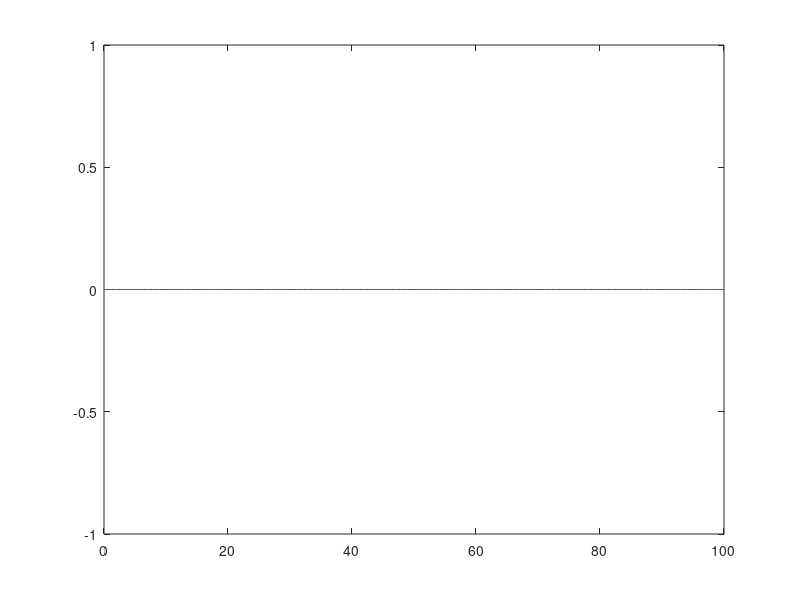

Recreate this plot in MATLAB.
clear;
clc;

%% Inputs %%
% name      =  input('What is your name?\n','s');
% ts_input  =  input('What is the unit time-step in millisecond?\n'); % time-step
% ts        =  ts_input;  % time_step in millisecond
% 
% I_inj_comp =  input('What is the magnitude (A/cm^2) and duration (ms) of the injected current?\ne.g.)[mag dur] and 0 < dur < 100 \n'); % components of I_inj
% mag_I_inj  =  I_inj_comp(1);  % Magnitude of the injected current (A/cm^2)
% dur_I_inj  =  I_inj_comp(2);  % Duration of the injected current (ms)

ts=1;
mag_I_inj=0;
dur_I_inj=0;


%% Simulation time %%

tt       =  100;              % Total simulation time (ms)
t_range  =  0:ts:tt;          % Time range vector
len      =  length(t_range);  % Length of the t_range vector


%% Vectorization of the injected current %%

I_inj  =  zeros(1,len);   % Creates the same size of a vector as t_range

for ll=1:ceil(dur_I_inj/ts)  % Feeds the value into I_inj vector for the duration of the time
    
    I_inj(ll)  =  mag_I_inj;
    ll=ll+1;
end

        
%% Constants Defintion %%

g_K_bar   =  36;     % Maximum conductance of K (mS/cm^2) 
g_Na_bar  =  120;    % Maximum conductance of Na (mS/cm^2) 
g_L_bar   =  0.3;    % Maximum conductance of L (mS/cm^2) 

E_K   =  -12;        % Nernst Potential of K (mV) 
E_Na  =  115;        % Nernst Potential of Na (mV) 
E_L   =  10.6;       % Nernst Potential of L (mV) 

V_rest  =  -70;     % Membrane Rest Potential (mV) 

C_m  =  1.0;  % Membrane capacitance (uF/cm^2) 


%% Initial conditions %%

V_m(1)=V_rest; % Vm = Vrest at t=0

m_alpha(1)=  0.1*((25-V_m(1))/(exp((25-V_m(1))/10)-1));   % Gating variable of m
m_beta(1) =  4*exp(-V_m(1)/18);                           % Gating variable of m
n_alpha(1)=  0.01*((10-V_m(1))/(exp((10-V_m(1))/10)-1));  % Gating variable of n
n_beta(1) =  0.125*exp(-V_m(1)/80);                       % Gating variable of n
h_alpha(1)=  0.07*exp(-V_m(1)/20);                        % Gating variable of h
h_beta(1) =  1/(exp((30-V_m(1))/10)+1);                   % Gating variable of h

m(1) =  m_alpha(1)/(m_alpha(1)+m_beta(1)); % m
n(1) =  n_alpha(1)/(n_alpha(1)+n_beta(1)); % n
h(1) =  h_alpha(1)/(h_alpha(1)+h_beta(1)); % h

% I_Na(1)  =  m(1)^3*g_Na_bar*h(1)*(V_m-E_Na);  % Sodium channel current (uA/cm^2)
% I_K(1)   =  n(1)^4*g_K_bar*(V_m-E_k);         % Potassium channel current (uA/cm^2)
% I_L(1)   =  g_L_bar*(V_m-E_L);                % Leakage current (uA/cm^2)
% I_ion(1) =  I_inj(1)-I_K(1)-I_Na(1)-I_L(1);       % Membrane current (uA/cm^2)


%% Solving quations using for loop and Euler's method %%

for kk=1:len-1
    
    m_alpha(kk) =  0.1*((25-V_m(kk))/(exp((25-V_m(kk))/10)-1));  % Gating variable of m
    m_beta(kk)  =  4*exp(-V_m(kk)/18);                           % Gating variable of m
    n_alpha(kk) =  0.01*((10-V_m(kk))/(exp((10-V_m(kk))/10)-1)); % Gating variable of n
    n_beta(kk)  =  0.125*exp(-V_m(kk)/80);                       % Gating variable of n
    h_alpha(kk) =  0.07*exp(-V_m(kk)/20);                        % Gating variable of h
    h_beta(kk)  =  1/(exp((30-V_m(kk))/10)+1);                   % Gating variable of h
    
    I_Na(kk)    =  m(kk)^3*g_Na_bar*h(kk)*(V_m(kk)-E_Na);    % Solves for I_Na (uA/cm^2)
    I_K(kk)     =  n(kk)^4*g_K_bar*(V_m(kk)-E_K);            % Solves for I_K (uA/cm^2)
    I_L(kk)     =  g_L_bar*(V_m(kk)-E_L);                    % Solves for I_L (uA/cm^2)
    I_ion(kk)   =  I_inj(kk)-I_K(kk)-I_Na(kk)-I_L(kk);       % Solves for I_ion (uA/cm^2)
    
    m(kk+1)     =  m(kk)+ts*(m_alpha(kk)*(1-m(kk))-m_beta(kk)*m(kk));  % Solves for m 
    n(kk+1)     =  n(kk)+ts*(n_alpha(kk)*(1-n(kk))-n_beta(kk)*n(kk));  % Solves for n 
    h(kk+1)     =  h(kk)+ts*(h_alpha(kk)*(1-h(kk))-h_beta(kk)*h(kk));  % Solves for h 
    
    V_m(kk+1)   =  V_m(kk)+ts*(I_ion(kk)/C_m);         % Solves for membrane voltage
    
    kk=kk+1;
end


%% Plot %%
figure(1)
plot(t_range, I_inj)

figure(2)
plot(t_range, V_m)



%% Self-padding on the back %%
% fprintf('Good job, %s \n',name)